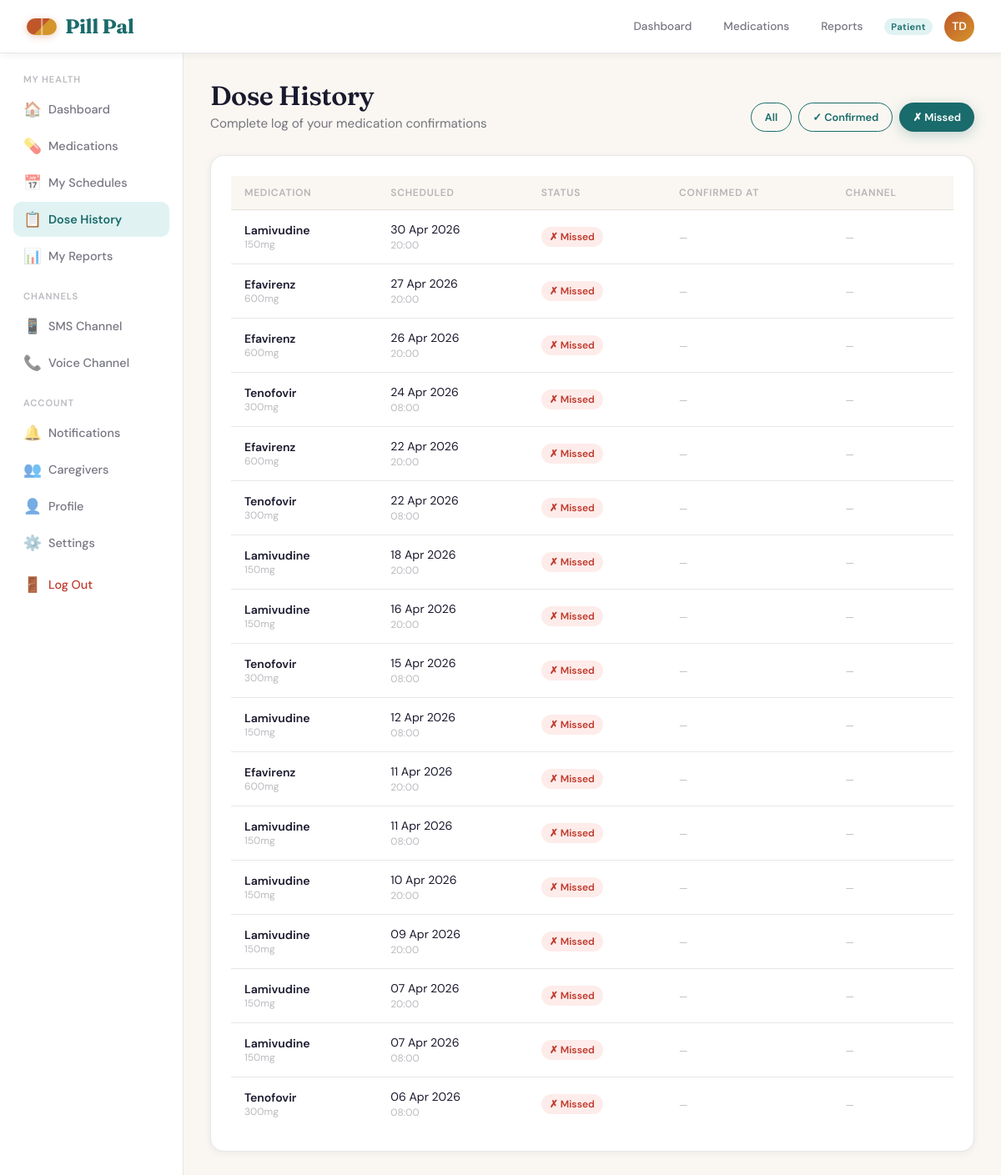
Page /medications/history/?status=missed (signed in) on the earlier database version.
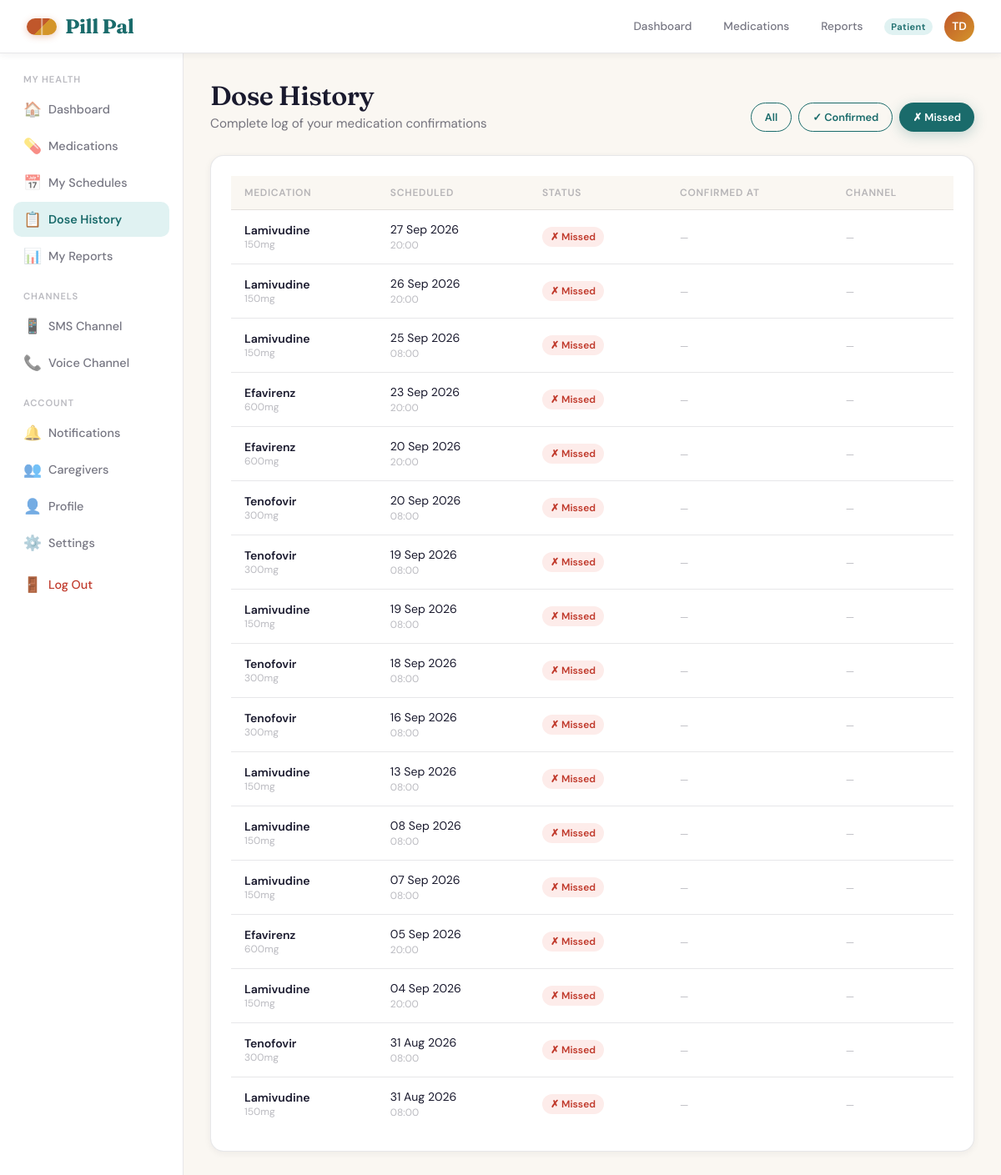
Same page on the later database version.
### medications/models.py (models this page shows, shortened)
class DoseLog(models.Model):
    STATUS_CHOICES = [('confirmed', 'Confirmed'), ('missed', 'Missed'), ('pending', 'Pending')]
    METHOD_CHOICES = [('sms', 'SMS'), ('voice', 'Voice'), ('app', 'App'), ('manual', 'Manual')]
    schedule = models.ForeignKey(MedicationSchedule, on_delete=models.CASCADE, related_name='dose_logs')
    patient = models.ForeignKey(settings.AUTH_USER_MODEL, on_delete=models.CASCADE, related_name='dose_logs')
    scheduled_datetime = models.DateTimeField()
    confirmed_at = models.DateTimeField(null=True, blank=True)
    confirmation_method = models.CharField(max_length=10, choices=METHOD_CHOICES, blank=True)
    status = models.CharField(max_length=10, choices=STATUS_CHOICES, default='pending')
    escalated = models.BooleanField(default=False)
    class Meta:
        ordering = ['-scheduled_datetime']

class MedicationSchedule(models.Model):
    FREQUENCY_CHOICES = [
        ('once_daily', 'Once Daily'),
        ('twice_daily', 'Twice Daily'),
        ('three_daily', 'Three Times Daily'),
        ('weekly', 'Weekly'),
    ]
    patient = models.ForeignKey(settings.AUTH_USER_MODEL, on_delete=models.CASCADE, related_name='schedules')
    medication = models.ForeignKey(Medication, on_delete=models.CASCADE)
    dosage = models.CharField(max_length=100)
    frequency = models.CharField(max_length=20, choices=FREQUENCY_CHOICES, default='once_daily')
    scheduled_time_1 = models.TimeField()
    scheduled_time_2 = models.TimeField(null=True, blank=True)
    special_instructions = models.TextField(blank=True)
    is_active = models.BooleanField(default=True)
    start_date = models.DateField()
    end_date = models.DateField(null=True, blank=True)
    supply_days = models.IntegerField(default=30)

class Medication(models.Model):
    generic_name = models.CharField(max_length=200)
    brand_name = models.CharField(max_length=200, blank=True)
    drug_class = models.CharField(max_length=200, blank=True)
    description = models.TextField()
    how_to_take = models.TextField()
    side_effects = models.TextField()
    missed_dose_instructions = models.TextField()
    pill_color = models.CharField(max_length=50, default='#2A9090,#1A6B6B')

### medications/views.py (the view)
# urls.py: path('history/', views.dose_history, name='dose_history'),
@login_required
def dose_history(request):
    logs = DoseLog.objects.filter(patient=request.user).select_related('schedule__medication').order_by('-scheduled_datetime')
    status_filter = request.GET.get('status', '')
    if status_filter:
        logs = logs.filter(status=status_filter)
    return render(request, 'core/dose_history.html', {
        'logs': logs[:60],
        'status_filter': status_filter,
    })

### accounts/models.py (called while the page is built)
    @property
    def initials(self):
        parts = self.get_full_name().split()
        return ''.join(p[0] for p in parts[:2]).upper() if parts else self.username[:2].upper()

### core/templates/core/dose_history.html (shortened to what this page needs)
{% extends 'core/base.html' %}
{% block content %}
<div class="page-header">
  <div class="header-row">
    <div>
      <h1>Dose History</h1>
      <p class="subtitle">Complete log of your medication confirmations</p>
    </div>
    <div style="display:flex;gap:8px;">
      <a href="{% url 'dose_history' %}" class="btn {% if not status_filter %}btn-primary{% else %}btn-ghost{% endif %} btn-sm">All</a>
      <a href="{% url 'dose_history' %}?status=confirmed" class="btn {% if status_filter == 'confirmed' %}btn-primary{% else %}btn-ghost{% endif %} btn-sm">✓ Confirmed</a>
      <a href="{% url 'dose_history' %}?status=missed" class="btn {% if status_filter == 'missed' %}btn-primary{% else %}btn-ghost{% endif %} btn-sm">✗ Missed</a>
    </div>
  </div>
</div>
<div class="card">
  {% if logs %}
  <div style="overflow-x:auto;">
    <table class="data-table">
      <thead>
        <tr>
          <th>Medication</th>
          <th>Scheduled</th>
          <th>Status</th>
          <th>Confirmed At</th>
          <th>Channel</th>
        </tr>
      </thead>
      <tbody>
        {% for log in logs %}
        <tr>
          <td>
            <div style="font-weight:600;">{{ log.schedule.medication.generic_name }}</div>
            <div class="text-xs">{{ log.schedule.dosage }}</div>
          </td>
          <td>{{ log.scheduled_datetime|date:"d M Y" }}<br><span class="text-xs">{{ log.scheduled_datetime|time:"H:i" }}</span></td>
          <td>
            {% if log.status == 'confirmed' %}
              <span class="badge badge-green">✓ Confirmed</span>
            {% elif log.status == 'missed' %}
              <span class="badge badge-red">✗ Missed</span>
            {% else %}
              <span class="badge badge-amber">Pending</span>
            {% endif %}
          </td>
          <td>
            {% if log.confirmed_at %}
              {{ log.confirmed_at|date:"d M" }} {{ log.confirmed_at|time:"H:i" }}
            {% else %}
              <span class="text-xs">—</span>
            {% endif %}
          </td>
          <td>
            {% if log.confirmation_method %}
              <span class="badge badge-teal">{{ log.get_confirmation_method_display }}</span>
            {% else %}
              <span class="text-xs">—</span>
            {% endif %}
          </td>
        </tr>
        {% endfor %}
      </tbody>
    </table>
  </div>
  {% endif %}
</div>
{% endblock %}

Differences in the rows shown:
no longer on this page (row edited): DoseLog: schedule.medication.generic_name "Lamivudine", schedule.dosage "150mg", scheduled_datetime "30 Apr 2026", scheduled_datetime "20:00", status "✗ Missed"
no longer on this page (row edited): DoseLog: schedule.medication.generic_name "Efavirenz", schedule.dosage "600mg", scheduled_datetime "27 Apr 2026", scheduled_datetime "20:00", status "✗ Missed"
no longer on this page (row edited): DoseLog: schedule.medication.generic_name "Efavirenz", schedule.dosage "600mg", scheduled_datetime "22 Apr 2026", scheduled_datetime "20:00", status "✗ Missed"
no longer on this page (row edited): DoseLog: schedule.medication.generic_name "Lamivudine", schedule.dosage "150mg", scheduled_datetime "18 Apr 2026", scheduled_datetime "20:00", status "✗ Missed"
no longer on this page (row edited): DoseLog: schedule.medication.generic_name "Lamivudine", schedule.dosage "150mg", scheduled_datetime "16 Apr 2026", scheduled_datetime "20:00", status "✗ Missed"
no longer on this page (row edited): DoseLog: schedule.medication.generic_name "Tenofovir", schedule.dosage "300mg", scheduled_datetime "15 Apr 2026", scheduled_datetime "08:00", status "✗ Missed"
no longer on this page (row edited): DoseLog: schedule.medication.generic_name "Lamivudine", schedule.dosage "150mg", scheduled_datetime "12 Apr 2026", scheduled_datetime "08:00", status "✗ Missed"
no longer on this page (row edited): DoseLog: schedule.medication.generic_name "Lamivudine", schedule.dosage "150mg", scheduled_datetime "11 Apr 2026", scheduled_datetime "08:00", status "✗ Missed"
no longer on this page (row edited): DoseLog: schedule.medication.generic_name "Lamivudine", schedule.dosage "150mg", scheduled_datetime "09 Apr 2026", scheduled_datetime "20:00", status "✗ Missed"
no longer on this page (row edited): DoseLog: schedule.medication.generic_name "Lamivudine", schedule.dosage "150mg", scheduled_datetime "07 Apr 2026", scheduled_datetime "20:00", status "✗ Missed"
no longer on this page (row edited): DoseLog: schedule.medication.generic_name "Lamivudine", schedule.dosage "150mg", scheduled_datetime "07 Apr 2026", scheduled_datetime "08:00", status "✗ Missed"
now on this page (row edited): DoseLog: schedule.medication.generic_name "Lamivudine", schedule.dosage "150mg", scheduled_datetime "27 Sep 2026", scheduled_datetime "20:00", status "✗ Missed"
now on this page (row edited): DoseLog: schedule.medication.generic_name "Lamivudine", schedule.dosage "150mg", scheduled_datetime "26 Sep 2026", scheduled_datetime "20:00", status "✗ Missed"
now on this page (row edited): DoseLog: schedule.medication.generic_name "Lamivudine", schedule.dosage "150mg", scheduled_datetime "25 Sep 2026", scheduled_datetime "08:00", status "✗ Missed"
now on this page (row edited): DoseLog: schedule.medication.generic_name "Efavirenz", schedule.dosage "600mg", scheduled_datetime "23 Sep 2026", scheduled_datetime "20:00", status "✗ Missed"
changed DoseLog (number 5 of 17 on the later page): scheduled_datetime "26 Apr 2026" → "20 Sep 2026"
now on this page (row edited): DoseLog: schedule.medication.generic_name "Tenofovir", schedule.dosage "300mg", scheduled_datetime "20 Sep 2026", scheduled_datetime "08:00", status "✗ Missed"
now on this page (row edited): DoseLog: schedule.medication.generic_name "Tenofovir", schedule.dosage "300mg", scheduled_datetime "19 Sep 2026", scheduled_datetime "08:00", status "✗ Missed"
now on this page (row edited): DoseLog: schedule.medication.generic_name "Lamivudine", schedule.dosage "150mg", scheduled_datetime "19 Sep 2026", scheduled_datetime "08:00", status "✗ Missed"
changed DoseLog: scheduled_datetime "24 Apr 2026" → "18 Sep 2026"
changed DoseLog: scheduled_datetime "22 Apr 2026" → "16 Sep 2026"
now on this page (row edited): DoseLog: schedule.medication.generic_name "Lamivudine", schedule.dosage "150mg", scheduled_datetime "13 Sep 2026", scheduled_datetime "08:00", status "✗ Missed"
now on this page (row edited): DoseLog: schedule.medication.generic_name "Lamivudine", schedule.dosage "150mg", scheduled_datetime "08 Sep 2026", scheduled_datetime "08:00", status "✗ Missed"
now on this page (row edited): DoseLog: schedule.medication.generic_name "Lamivudine", schedule.dosage "150mg", scheduled_datetime "07 Sep 2026", scheduled_datetime "08:00", status "✗ Missed"
changed DoseLog: scheduled_datetime "11 Apr 2026" → "05 Sep 2026"
changed DoseLog: scheduled_datetime "10 Apr 2026" → "04 Sep 2026"
changed DoseLog (number 16 of 17 on the later page): scheduled_datetime "06 Apr 2026" → "31 Aug 2026"
now on this page (row edited): DoseLog: schedule.medication.generic_name "Lamivudine", schedule.dosage "150mg", scheduled_datetime "31 Aug 2026", scheduled_datetime "08:00", status "✗ Missed"
